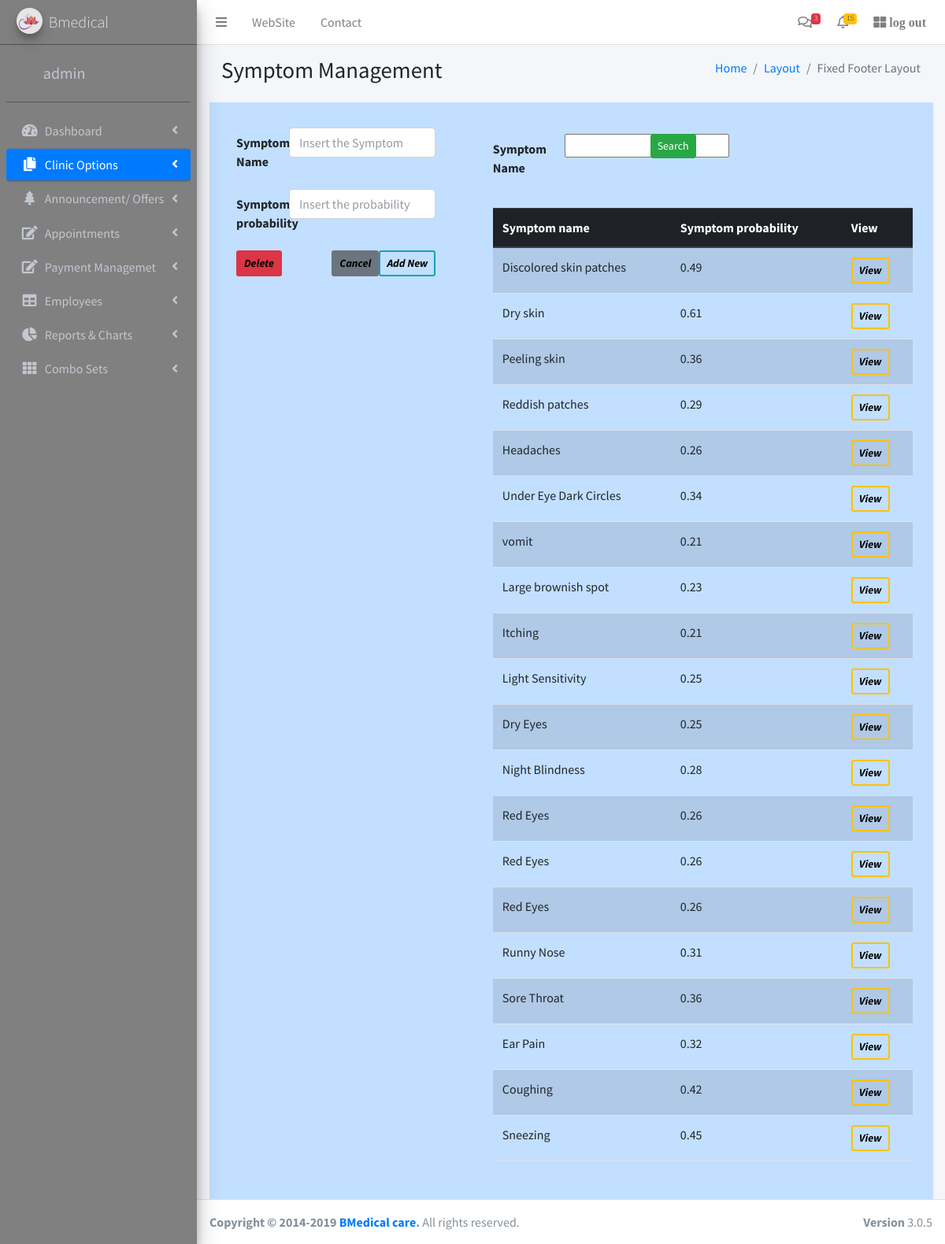
The page /appsample/symptoms/ (signed in) on the database its author committed.
### appsample/models.py (models this page shows, shortened)
class Symptom(models.Model):
	name = models.CharField(max_length = 100)
	probability= models.DecimalField(max_digits=3, decimal_places=2, null=True)

### appsample/decorators.py (the view)
		def wrapper_func(request, *args, **kwargs):
			if request.user.is_superuser or request.user.groups.filter(name__in =roles).exists():
				return view_func(request, *args, **kwargs)
			else:
				return HttpResponse('you are not authorized')

### appsample/forms.py
class SymptomForm(ModelForm):
	class Meta:
		model = Symptom
		fields = '__all__'
		widgets = {
			'name':TextInput(attrs = {'class':'form-control', 'placeholder':'Insert the Symptom'}),
			'probability':NumberInput(attrs = {'class':'form-control', 'placeholder':'Insert the probability', 'min':0, 'max':1}),
		}

### appsample/views.py (called while the page is built)
@allowed_users(roles = ['Manager', 'Doctor', 'Nurse'])
def symptom(request, pk=None):
	model = Symptom.objects.get(pk=pk) if pk else Symptom()
	data = Symptom.objects.all()
	filter = SymptomFilter(request.GET, queryset = data)
	data = filter.qs
	if request.POST.get('save'):
		form = SymptomForm(request.POST, instance=model)
		if form.is_valid():
			form.save()
			return redirect('/appsample/symptoms')
	else:
		form = SymptomForm(instance=model)
		if request.POST:
			model.delete()
			return redirect('/appsample/symptoms')
	context = {'form':form, 'data':data, 'filter':filter}
	return render(request, 'symptom.html', context)

### appsample/templates/symptom.html (shortened to what this page needs)
{% extends 'main.html' %}
{% block content %}
<section class="content-header">
  <div class="container-fluid">
    <div class="row mb-2">
      <div class="col-sm-6">
        <h1>Symptom Management</h1>
      </div>
      <div class="col-sm-6">
        <ol class="breadcrumb float-sm-right">
          <li class="breadcrumb-item"><a href="#">Home</a></li>
          <li class="breadcrumb-item"><a href="#">Layout</a></li>
          <li class="breadcrumb-item active">Fixed Footer Layout</li>
        </ol>
      </div>
    </div>
  </div>
</section>
<div style="background-color:#C2DFFF;" >
<div class="row">
    <div class=" p-3 my-3  col-md-4"  >
		<form method = "POST"  style="margin-left:10px;" class="pl-3">
  				<div class="row mb-3">
    				<label  class="col-sm-3 col-form-label fw-bold">Symptom Name</label>
   					<div class="col-sm-9">
     					 {{form.name}}
    				</div>
  				</div>
  				<div class="row mb-3">
    				<label  class="col-sm-3 col-form-label fw-bold">Symptom probability</label>
   					<div class="col-sm-9">
     					 {{form.probability}}
    				</div>
  				</div>
			<input type="submit" value="Add New " name="save" style="color: black" class="btn btn-outline-info  border-2 fw-bold btn-sm fst-italic float-end">
			<input type="submit" value="Delete" style="color: black" class="btn btn-danger  border-2 fw-bold btn-sm fst-italic float-left">
			<input type="reset"  value="Cancel" style="color: black" class="btn btn-secondary  border-2 fw-bold btn-sm fst-italic float-end">
		</form>
    </div>
    <div class="p-3 my-3  col-md-8  " >
		<div class= "row ">
			<form method = "GET" class=" pl-5 row mt-2">
	  			<div class="col-md-4 ">
	  				<div class="row mb-3">
    					<label  class="col-sm-6 col-form-label fw-bold pr-0">Symptom Name</label>
   						<div class="col-sm-6 ">
     					 	{{filter.form.name}}
    					</div>
  					</div>
	  			</div>
				<div class="col-md-2 ">
					<input type="submit" value="Search " class="btn btn-success btn-sm float-end ">
				</div>
		</form>
		</div>
		<div class= "row pt-3 pl-5 pr-4">
					<table class="table table-striped  table-hover caption-top ">
						<thead class="thead-dark table-active">
							<tr>
								<th scope="col">Symptom name</th>
								<th scope="col">Symptom probability</th>
								<th scope="col">View</th>
							</tr>
						</thead>
						<tbody>
							{% for d in data %}
							<tr>
								<td>{{d.name}}</td>
								<td>{{d.probability}}</td>
								<td>
									<a class="btn btn-outline-warning btn-sm border-2 fst-italic fw-bold" href = "{{d.id}}" style="color: black;" >View</a>
							</tr>
							{% endfor %}
						</tbody>
					</table>
		</div>
    </div>
</div>
</div>
{% endblock %}

### appsample/templates/main.html (shortened to what this page needs)
<!DOCTYPE html>
<html>
{% load static %}
	<head>
		<link href="https://cdn.jsdelivr.net/npm/bootstrap@5.1.1/dist/css/bootstrap.min.css"
		rel="stylesheet"
>
		  <link rel="stylesheet" href="https://stackpath.bootstrapcdn.com/bootstrap/4.1.3/css/bootstrap.min.css" >
      <link rel="stylesheet" href="https://cdnjs.cloudflare.com/ajax/libs/Chart.js/2.8.0/Chart.min.css" >
  		<link rel="stylesheet" href="https://use.fontawesome.com/releases/v5.6.1/css/all.css" >
	   	<link href="https://cdn.jsdelivr.net/npm/bootstrap@5.1.1/dist/css/bootstrap.min.css" rel="stylesheet">
      <link rel="stylesheet" href="{% static 'plugins/fontawesome-free/css/all.min.css' %}">
      <link rel="stylesheet" href="https://code.ionicframework.com/ionicons/2.0.1/css/ionicons.min.css">
      <link rel="stylesheet" href="{% static 'dist/css/adminlte.min.css' %}">
      <link rel="stylesheet" href="{% static 'plugins/datatables-bs4/css/dataTables.bootstrap4.min.css' %}">
      <link rel="stylesheet" href="{% static 'plugins/datatables-responsive/css/responsive.bootstrap4.min.css' %}">
      <link rel="stylesheet" href="{% static 'dist/css/adminlte.min.css' %}">
      <link href="https://cdn.jsdelivr.net/npm/select2@4.1.0-rc.0/dist/css/select2.min.css" rel="stylesheet" />
	</head>
	<body class="hold-transition sidebar-mini layout-footer-fixed">
<div class="wrapper">
  <nav class="main-header navbar navbar-expand navbar-white navbar-light">
    <ul class="navbar-nav">
      <li class="nav-item">
        <a class="nav-link" data-widget="pushmenu" href="#" role="button"><i class="fa fa-bars"></i></a>
      </li>
      <li class="nav-item d-none d-sm-inline-block">
        <a href="{% url 'dashboard' %}" class="nav-link">WebSite</a>
      </li>
      <li class="nav-item d-none d-sm-inline-block">
        <a href="#" class="nav-link">Contact</a>
      </li>
    </ul>
    <ul class="navbar-nav ml-auto">
      <li class="nav-item dropdown">
        <a class="nav-link" data-toggle="dropdown" href="#">
          <i class="far fa-comments"></i>
          <span class="badge badge-danger navbar-badge">3</span>
        </a>
      </li>
      <li class="nav-item dropdown">
        <a class="nav-link" data-toggle="dropdown" href="#">
          <span class="badge badge-warning navbar-badge">15</span>
        </a>
      </li>
      <li class="nav-item">
        <a class="nav-link" href="{% url 'logout' %}" > <i class="fas fa-th-large"> log out </i>
        </a>
      </li>
    </ul>
  </nav>
<aside class="main-sidebar sidebar-dark-primary elevation-4" style="background-color: gray;" >
    <a href="../../index3.html" class="brand-link">
      <img src="{% static 'dist/img/lotus.png' %}"
           class="brand-image img-circle elevation-3"
           style="opacity: .8">
      <span class="brand-text font-weight-light">Bmedical</span>
    </a>
    <div class="sidebar">
      <div class="user-panel mt-3 pb-3 mb-3 d-flex">
        <div class="image">
        </div>
        <div class="info">
          <a href="#" class="d-block ml-4 fs-5">{{request.user}}</a>
        </div>
      </div>
      <nav class="mt-2">
        <ul class="nav nav-pills nav-sidebar flex-column" data-widget="treeview" role="menu" data-accordion="false">
          <li class="nav-item has-treeview">
            <a href="{% url 'dashboard' %}" class="nav-link">
              <i class="nav-icon fas fa-tachometer-alt"></i>
              <p>
                Dashboard
                <i class="right fas fa-angle-left"></i>
              </p>
            </a>
          </li>
          <li class="nav-item has-treeview ">
            <a href="#" class="nav-link active">
              <i class="nav-icon fas fa-copy"></i>
              <p>
                Clinic Options
                <i class="fas fa-angle-left right"></i>
              </p>
            </a>
          </li>
          <li class="nav-item has-treeview">
            <a href="#" class="nav-link">
              <i class="nav-icon fas fa-tree"></i>
              <p>
                Announcement/ Offers
                <i class="fas fa-angle-left right"></i>
              </p>
            </a>
          </li>
          <li class="nav-item has-treeview">
            <a href="#" class="nav-link">
              <i class="nav-icon fas fa-edit"></i>
              <p>
                Appointments
                <i class="fas fa-angle-left right"></i>
              </p>
            </a>
          </li>
          <li class="nav-item has-treeview">
            <a href="#" class="nav-link">
              <i class="nav-icon fas fa-edit"></i>
              <p>
                Payment Managemet
                <i class="fas fa-angle-left right"></i>
              </p>
            </a>
          </li>
          <li class="nav-item has-treeview">
            <a href="#" class="nav-link">
              <i class="nav-icon fas fa-table"></i>
              <p>
                Employees
                <i class="fas fa-angle-left right"></i>
              </p>
            </a>
          </li>
          <li class="nav-item has-treeview">
            <a href="#" class="nav-link">
              <i class="nav-icon fas fa-chart-pie"></i>
              <p>
                Reports & Charts
                <i class="right fas fa-angle-left"></i>
              </p>
            </a>
          </li>
          <li class="nav-item has-treeview">
            <a href="#" class="nav-link">
              <i class="nav-icon fas fa-th"></i>
              <p>
                Combo Sets
                <i class="fas fa-angle-left right"></i>
              </p>
            </a>
          </li>
        </ul>
      </nav>
    </div>
</aside>
  <div class="content-wrapper">
    <section class="content">
      <div class="container-fluid">
        <div class="row">
          <div class="col-12">
            {% block content%}
            {% endblock %}
          </div>
        </div>
      </div>
    </section>
  </div>
  <footer class="main-footer">
    <div class="float-right d-none d-sm-block">
      <b>Version</b> 3.0.5
    </div>
    <strong>Copyright &copy; 2014-2019 <a href="#">BMedical care</a>.</strong> All rights
    reserved.
  </footer>
</div>
</body>
</html>

### rows shown on the page
Symptom: name "Discolored skin patches", probability "0.49"
Symptom: name "Dry skin", probability "0.61"
Symptom: name "Peeling skin", probability "0.36"
Symptom: name "Reddish patches", probability "0.29"
Symptom: name "Headaches", probability "0.26"
Symptom: name "Under Eye Dark Circles", probability "0.34"
Symptom: name "vomit", probability "0.21"
Symptom: name "Large brownish spot", probability "0.23"
Symptom: name "Itching", probability "0.21"
Symptom: name "Light Sensitivity", probability "0.25"
Symptom: name "Dry Eyes", probability "0.25"
Symptom: name "Night Blindness", probability "0.28"
Symptom: name "Red Eyes", probability "0.26"
Symptom: name "Red Eyes", probability "0.26"
Symptom: name "Red Eyes", probability "0.26"
Symptom: name "Runny Nose", probability "0.31"
Symptom: name "Sore Throat", probability "0.36"
Symptom: name "Ear Pain", probability "0.32"
Symptom: name "Coughing", probability "0.42"
Symptom: name "Sneezing", probability "0.45"

### other values the page prints
{{ request.user }} "admin"
